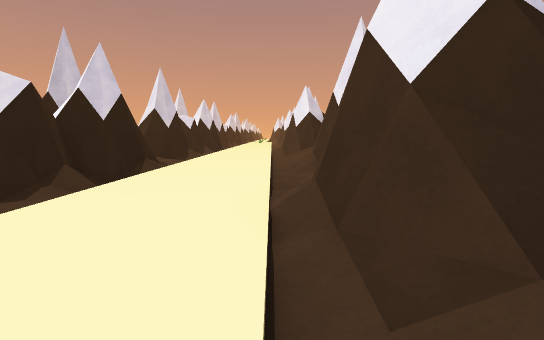
[1] (above)

13 first-person views from a walk through a Unity game level. The camera is 1.3 m above the floor, tilts 6° down and sees 80° across. The floor is counted in squares, 2 m on a side. Each view is taken from the middle of a square. On the plan, view 1 faces up. The plan holds only what a view shows up to about 10 squares ahead; the rest is blank. The place goes on beyond the plan.

[2]
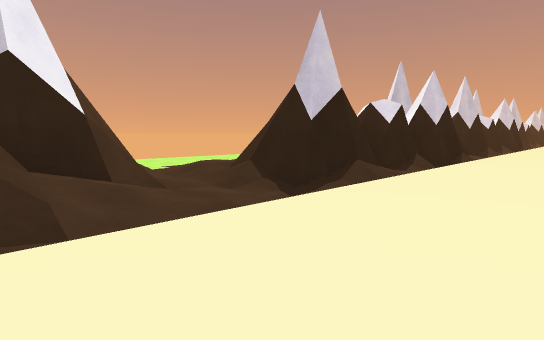

[3]
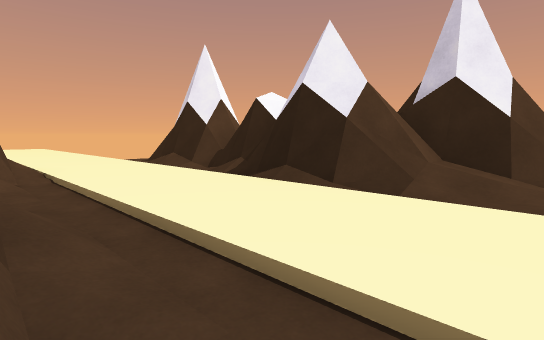

[4]
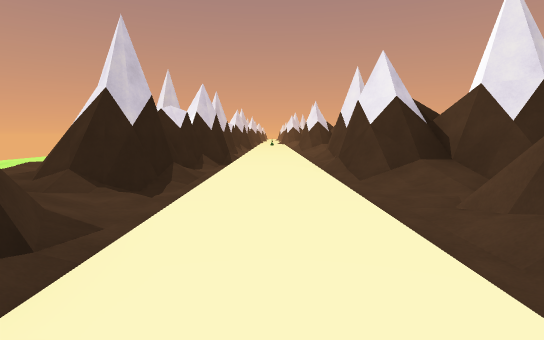

[5]
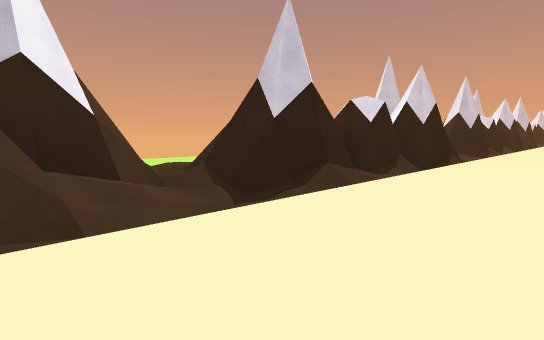

[6]
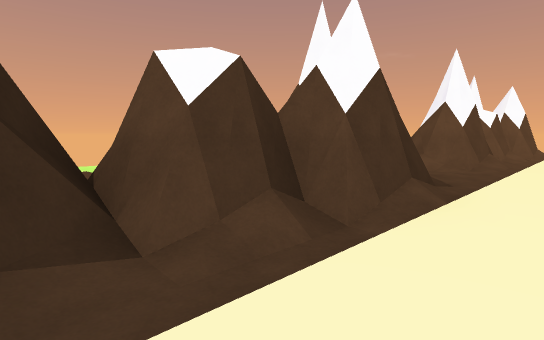

[7]
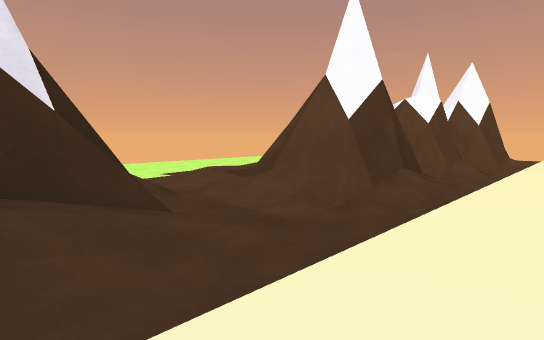

[8]
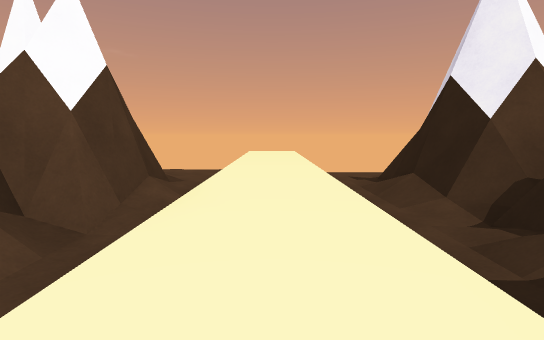

[9]
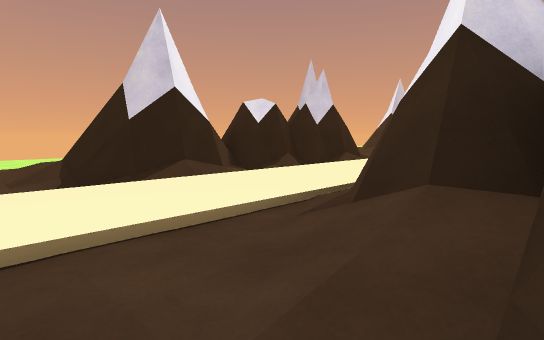

[10]
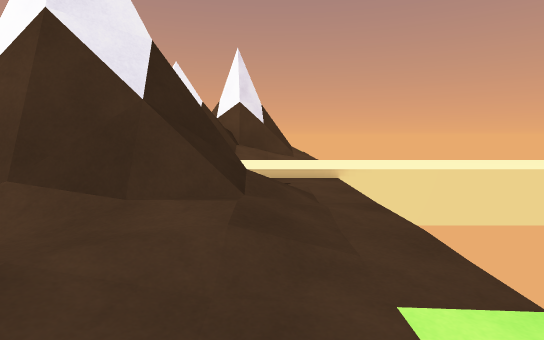

[11]
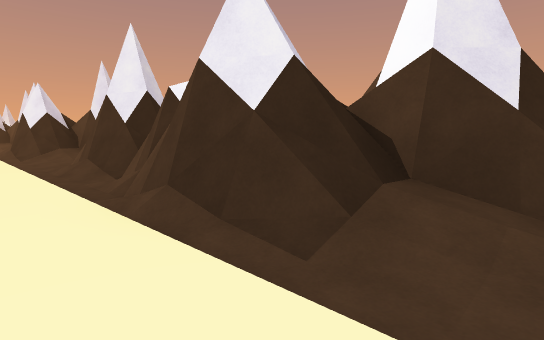

[12]
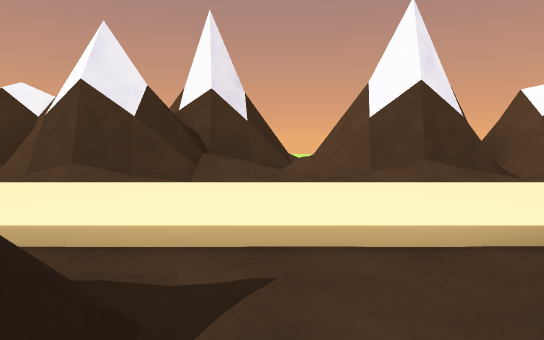

[13]
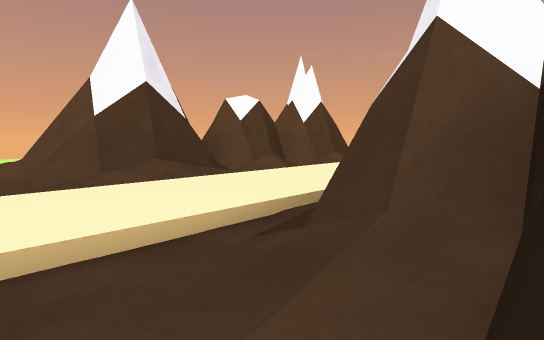

### Floor plan
Key: @ floor where view 1 was taken; # wall or solid block; . main floor; : floor 0.25 m higher than the main floor; + floor 0.5 m higher than the main floor; / step, stairs or slope.
Columns run from 9 left of view 1 to 7 right of it. Each row starts with its distance up from view 1.
 15       #/:.##
 14       #.:.#
 13      ##.:.#
 12 ..   ##.:/#
 11 ..   ##.:.###
 10     :##.:./##
  9     #/..:../#
  8     ##/.:.##+
  7     ###.:.##
  6      ##/:.##
  5      ##.:.##
  4      ##.:.#
  3       #.:/#
  2 ..    #.:.###
  1 ...:/##.:./##
  0  ..../..:@.##
 -1     //..:......
 -2     ##/.:.##+:...
 -3     ###.:.## :...
 -4       #/:.## :...
 -5       #.:.##   ..
 -6      ##.:.#
 -7      #/.:/#
 -8     /##.:.###
 -9 .. :/##.:./##
-10 ....:/..:..##
-11        .:.../

Where each view was taken, in squares from view 1:
view 1: 0 up, 0 right, facing up
view 2: 3 down, 0 right, facing up-left
view 3: 1 down, 1 right, facing down-left
view 4: 5 up, 1 left, facing up
view 5: 7 up, 0 right, facing up-left
view 6: 6 up, 1 left, facing down-right
view 7: 1 up, 1 left, facing down-right
view 8: 4 down, 1 left, facing down
view 9: 11 down, 2 right, facing up-left
view 10: 10 down, 7 left, facing right
view 11: 9 up, 1 left, facing up-right
view 12: 9 up, 4 left, facing right
view 13: 9 up, 4 left, facing down-right
